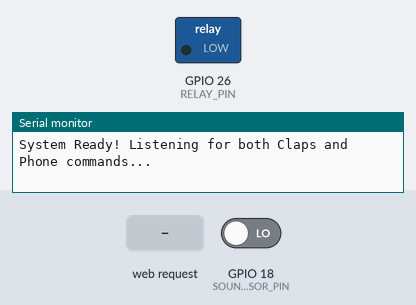
The sketch below on a simulated ESP32. On the bench: switched loads named in the sketch (green lamp = pin HIGH), the last lines printed to the serial monitor. The test bench sets the inputs (shaded band); at power-on: GPIO 18 (SOUND_SENSOR_PIN) LOW. WiFi joins after 1.5 s; servers stay silent unless stated.

Above: at 1.7 s.
1.8 s: GPIO 18 (SOUND_SENSOR_PIN) driven HIGH
At 2.9 s:
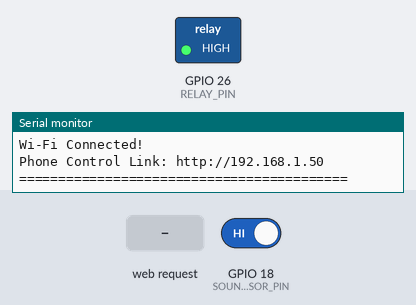
4.8 s: HTTP request GET /toggle received
Timing chart, 0 to 12.3 s (numbered marks = the images above; inputs shaded):
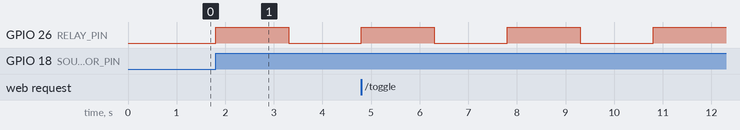

The sketch:

SmartSwitch_code.ino
```cpp
#include <WiFi.h>
#include <WebServer.h>

// --- 1. Wi-Fi Credentials ---
const char* ssid = "*******"; // Exact name with the space included
const char* password = "*******";

// --- 2. Hardware Pins ---
const int RELAY_PIN = 26;
const int SOUND_SENSOR_PIN = 18;

// --- 3. System State Variables ---
bool relayIsOn = false;
unsigned long lastClapTime = 0;
const unsigned long CLAP_COOLDOWN = 1500; // 1.5s cooldown to ignore relay click echo

unsigned long lastWifiCheck = 0;
const unsigned long WIFI_RETRY_INTERVAL = 10000;
bool serverStarted = false;

WebServer server(80);

// --- Helper Function: Changes Relay State Safely from Any Source ---
void setRelayState(bool newState, const char* source) {
  relayIsOn = newState;
  digitalWrite(RELAY_PIN, relayIsOn ? HIGH : LOW);

  // Reset cooldown timer whether triggered by Phone OR Clap
  // so the relay's physical click sound doesn't re-trigger the mic!
  lastClapTime = millis();

  Serial.print("Relay turned ");
  Serial.print(relayIsOn ? "ON" : "OFF");
  Serial.print(" (via ");
  Serial.print(source);
  Serial.println(")");
}

// --- 1. Main Web Page UI (With Live Auto-Sync) ---
void handleRoot() {
  String html = "<!DOCTYPE html><html><head><meta name=\"viewport\" content=\"width=device-width, initial-scale=1\">";
  html += "<style>body{text-align:center;font-family:Arial,sans-serif;margin-top:15%;background:#f4f4f9;color:#333;} ";
  html += ".card{background:white;padding:30px;border-radius:16px;display:inline-block;box-shadow:0 4px 12px rgba(0,0,0,0.1);min-width:260px;} ";
  html += ".btn{display:inline-block;padding:18px 40px;font-size:22px;border-radius:10px;color:white;text-decoration:none;margin-top:15px;font-weight:bold;cursor:pointer;border:none;} ";
  html += ".on{background-color:#e53935;} .off{background-color:#43a047;}</style></head><body>";

  html += "<div class=\"card\"><h1>Smart Switch</h1>";
  html += "<p>Current State: <strong id=\"statusText\" style=\"color:";
  html += (relayIsOn ? "#43a047;\">ON" : "#e53935;\">OFF");
  html += "</strong></p>";

  if (relayIsOn) {
    html += "<a id=\"toggleBtn\" href=\"/toggle\" class=\"btn on\">Turn OFF</a>";
  } else {
    html += "<a id=\"toggleBtn\" href=\"/toggle\" class=\"btn off\">Turn ON</a>";
  }
  html += "<p style=\"font-size:12px;color:#888;margin-top:20px;\">Clap or tap button to toggle</p></div>";

  // JavaScript to automatically update the phone screen if you clap!
  html += "<script>";
  html += "setInterval(function() {";
  html += "  fetch('/state').then(response => response.text()).then(state => {";
  html += "    const statusText = document.getElementById('statusText');";
  html += "    const btn = document.getElementById('toggleBtn');";
  html += "    if (state === 'ON') {";
  html += "      statusText.innerText = 'ON'; statusText.style.color = '#43a047';";
  html += "      btn.innerText = 'Turn OFF'; btn.className = 'btn on';";
  html += "    } else {";
  html += "      statusText.innerText = 'OFF'; statusText.style.color = '#e53935';";
  html += "      btn.innerText = 'Turn ON'; btn.className = 'btn off';";
  html += "    }";
  html += "  });";
  html += "}, 1500);"; // Checks for claps every 1.5 seconds
  html += "</script></body></html>";

  server.send(200, "text/html", html);
}

// --- 2. Phone Button Action ---
void handleToggle() {
  setRelayState(!relayIsOn, "Phone");
  server.sendHeader("Location", "/");
  server.send(303);
}

// --- 3. Background State Check for Phone Sync ---
void handleState() {
  server.send(200, "text/plain", relayIsOn ? "ON" : "OFF");
}

void setup() {
  Serial.begin(115200);
  delay(500);

  pinMode(RELAY_PIN, OUTPUT);
  digitalWrite(RELAY_PIN, LOW); // Start safely OFF
  pinMode(SOUND_SENSOR_PIN, INPUT);

  Serial.println("\nSystem Ready! Listening for both Claps and Phone commands...");

  // Safe & stable Wi-Fi configuration
  WiFi.mode(WIFI_STA);
  WiFi.setSleep(false);
  WiFi.begin(ssid, password);
  WiFi.setTxPower(WIFI_POWER_15dBm); // Keeps ESP32 cool while maintaining good range

  // Set up web server routes
  server.on("/", handleRoot);
  server.on("/toggle", handleToggle);
  server.on("/state", handleState);
}

void loop() {
  // 1. Check for a Clap at full speed (no delay blocking the sensor!)
  if (digitalRead(SOUND_SENSOR_PIN) == HIGH) {
    if (millis() - lastClapTime > CLAP_COOLDOWN) {
      setRelayState(!relayIsOn, "Clap");
    }
  }

  // 2. Handle Phone Web Server & Wi-Fi Connection
  if (WiFi.status() == WL_CONNECTED) {
    if (!serverStarted) {
      Serial.println("\n==========================================");
      Serial.println("Wi-Fi Connected!");
      Serial.print("Phone Control Link: http://");
      Serial.println(WiFi.localIP());
      Serial.println("==========================================\n");
      server.begin();
      serverStarted = true;
    }
    server.handleClient();
  } else {
    if (millis() - lastWifiCheck > WIFI_RETRY_INTERVAL) {
      lastWifiCheck = millis();
      Serial.println("Wi-Fi disconnected... Reconnecting in background (Clap sensor still active).");
      WiFi.reconnect();
    }
  }
}
```

Measured:
- after the input at 1.8 s, GPIO 26 (RELAY_PIN): LOW → HIGH at once, → LOW 1.5 s later
